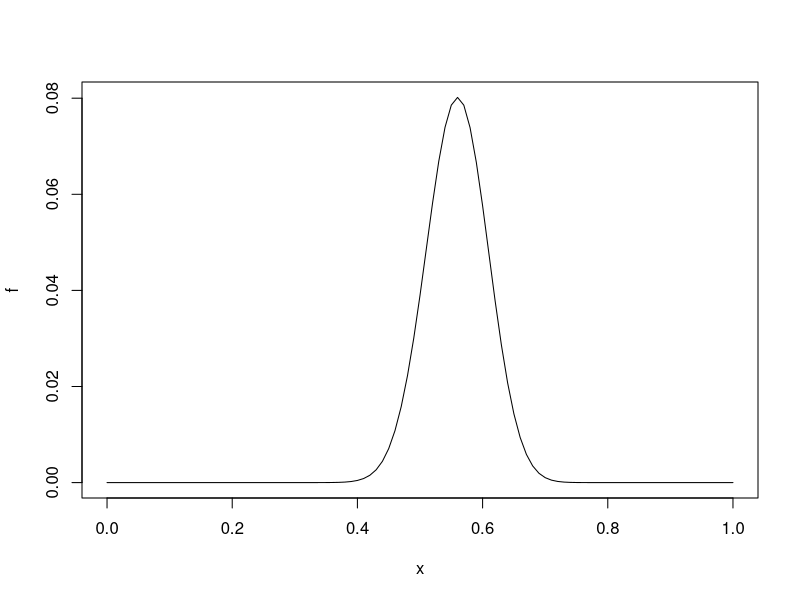

Here is the R script that generated this plot:
set.seed(111)

theta <- runif(1)

n <- 100
x <- rbinom(n=1, size=n, prob=theta)
x

f <- function(p){choose(n,x) * p^x * (1-p)^(n-x)}
plot(f, 0, 1)

theta
